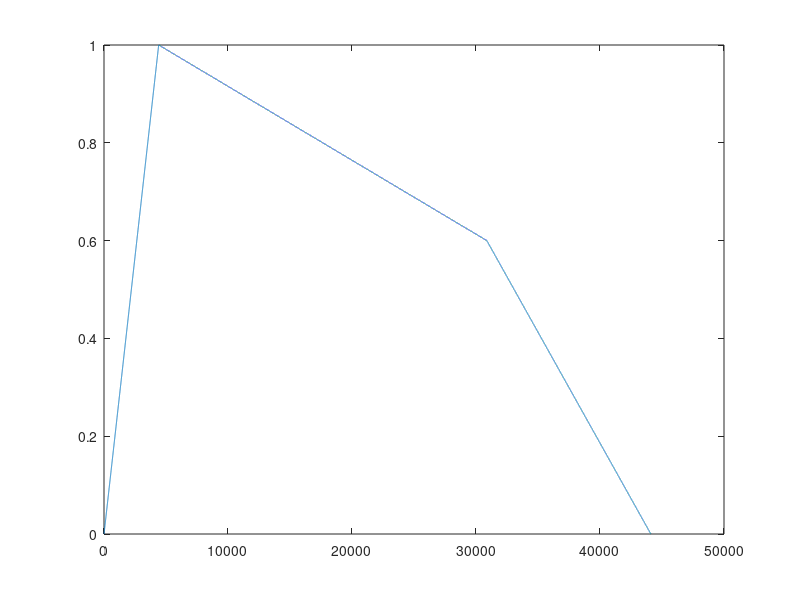

Here is the MATLAB script that generated this plot:
clc; clear all;
fs = 44100;

% piano key
E2 = 2*pi*82.41;
G2 = 2*pi*98.0;
A2 = 2*pi*110.0;
B2 = 2*pi*123.47;
C3 = 2*pi*130.81;
Db3 = 2*pi*138.59;
D3 = 2*pi*146.83;
Eb3 = 2*pi*155.56;
E3 = 2*pi*164.81;
F3 = 2*pi*174.61;
Gb3 = 2*pi*185.0;
G3 = 2*pi*196.0;
Ab3 = 2*pi*207.65;
A3 = 2*pi*220.0;
Bb3 = 2*pi*233.08;
B3 = 2*pi*246.94;
C = 2*pi*261.63;
Db = 2*pi*277.18;
D = 2*pi*293.66;
Eb = 2*pi*311.13;
E = 2*pi*329.63;
F = 2*pi*349.23;
Gb = 2*pi*369.99;
G = 2*pi*392.00;
Ab = 2*pi*415.3;
A = 2*pi*440.00;
Bb = 2*pi*466.16;
B = 2*pi*493.88;
C5 = 2*pi*523.25;
Db5 = 2*pi*554.37;
D5 = 2*pi*587.33;
Eb5 = 2*pi*622.25;
E5 = 2*pi*659.26;
F5 = 2*pi*698.46;
Gb5 = 2*pi*739.99;
G5 = 2*pi*783.99;
Ab5 = 2*pi*830.61;
A5 = 2*pi*880.0;
Bb5 = 2*pi*932.32;
B5 = 2*pi*987.77;
E6 = 2*pi*1318.51;

% the original tempo is Adagio(70–80 bpm), choosen 75, and we based on 1/8
% beat, so the period = 60/75/2 = 0.4 s
tempo = 60/75/2;


notation = [D C E G B C5 B A G A G D5 C5 C5 B C5 B A G A G F A C5 D5 E5 D5 C5 A E5 G5 E5 D5 C5 D5 C5 Ab G C5 D5 B C5 A B Ab E5 D5 D5 C5 C5 B C5 Ab G A C5 G5 G5 F5 E5 D5 C5 E5 E5 D5 C5 C5 A Ab D5 E5 D5 C5 E5 E5 D5 C5 A C5 D C 0 C E G B C5 B A G D5 C5 C5 B C5 B A G G F A C5 D5 E5 D5 C A F Ab C5 D5 Eb5 D5 Bb5 Ab5 D5 C5 C5 B C5 B A G C E G B C5 B A B A G 0 E5 E5 E5 D E5 D5 C5 A F Ab C5 D5 E5 D5 B A C5 D5 B C5 A B Ab C5 D5 B C5 A B Ab G A C5 G5 F5 G5 F5 0 E5 D5 C5 A Ab D5 E5 D5 C5];
t = [2 1 1 1 1 0.5 0.5 0.5 0.5 1 1 1 1 1 1 0.5 0.5 0.5 0.5 1 1 1 1 1 1 1 1 1 1 1 1 1 1 1 1 1 1 1 1 1 1 1 1 1 2 1 1 1 1 1 1 1 2 1 1 1 1 1 1 1 1 1 0.5 0.5 0.5 0.5 1 1 1 1 1 1 12 2 2 1 1 1 4 1 1 8 2 2 2 2 2 2 2 2 2 2 2 2 2 1 1 3 1 2 2 2 2 2 2 2 2 2 2 2 2 2 2 2 2 2 2 2 2 2 2 2 2 2 2 2 2 2 2 1 1 1 2 2 1 1 2 2 2 2 2 2 2 2 2 2 2 1 1 4 2 2 2 2 2 2 4 2 2 2 2 2 2 4 2 2 2 2 1 1 2 4 2 2 2 2 2 4 2 2 6];
t = t*tempo;

A = linspace(0,1,round(0.1*fs));
D = linspace(1,0.6,round(0.6*fs));
S = linspace(0.6,0.2,round(0.2*fs));
R = linspace(0.2,0, round(0.1*fs));
ADSR = [A D S R];
plot(ADSR);

N0 = length(notation);

for k = 1:N0
   n = 0:t(k)*fs - 1;
   x = cos(notation(k)*n/fs);
   A = linspace(0,1,round(0.10*fs*t(k)));
   D = linspace(1,0.8,round(0.4*fs*t(k)));
   S = linspace(0.8,0.2,round(0.4*fs*t(k)));
   R = linspace(0.2,0, length(n) - length(A) - length(D) - length(S));
   ADSR = [A D S R];
   x = x.*ADSR;
   sound(x,fs);
   pause(t(k))
end
